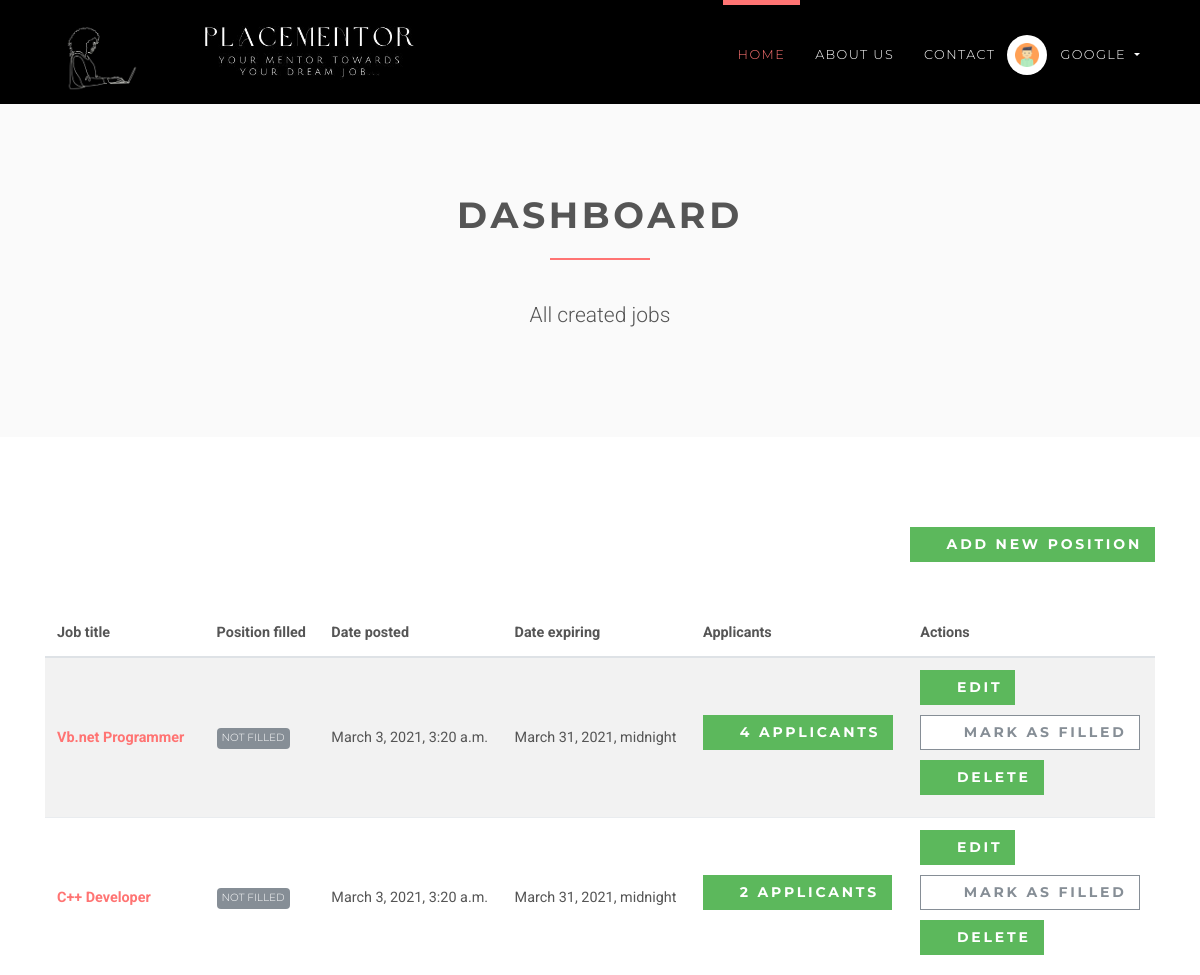
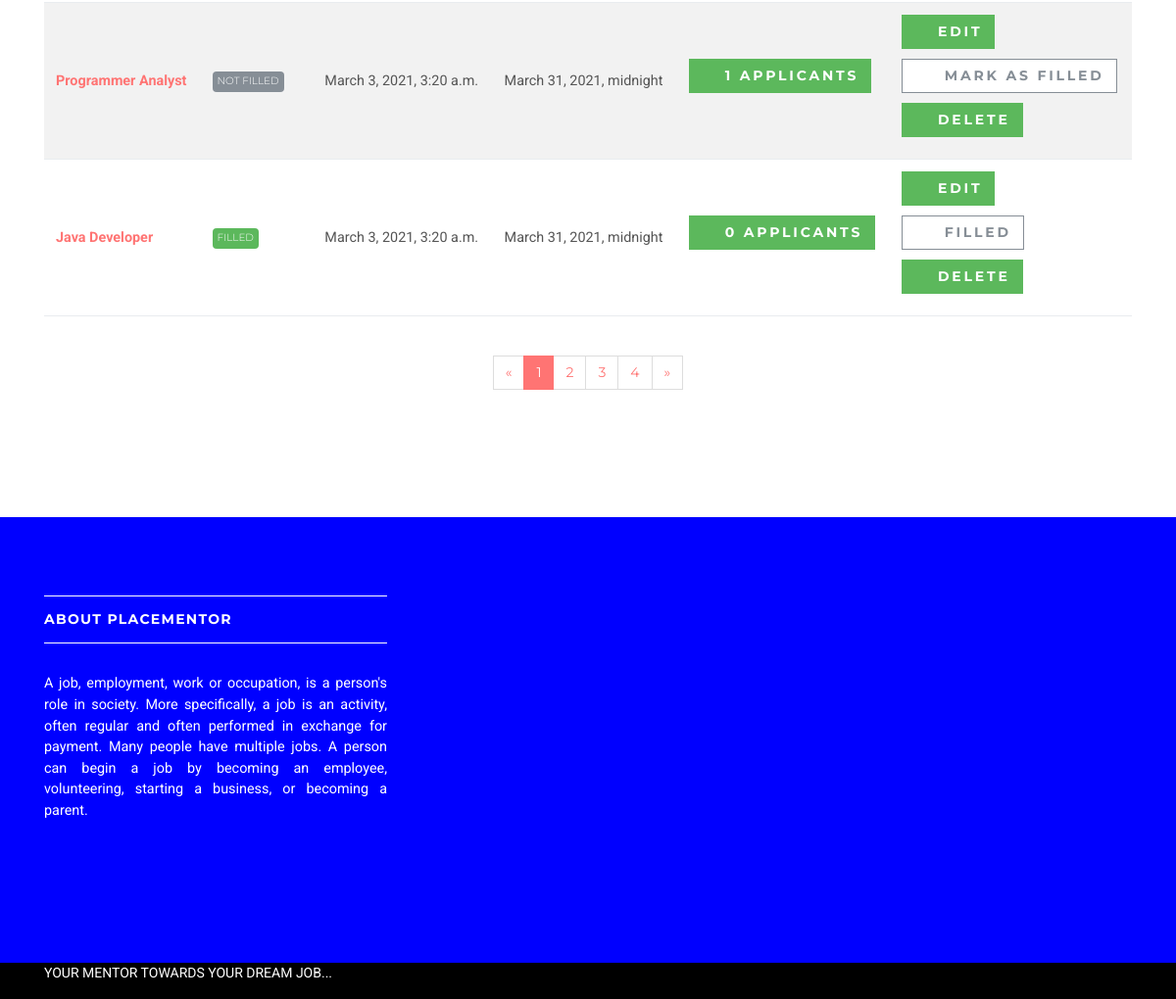
/employer/dashboard (signed in), run on the app's committed database (2 pictures, top to bottom).
### accounts/models.py (models this page shows, shortened)
class User(AbstractUser):
    username = None
    role = models.CharField(max_length=12, error_messages={
        'required': "Role must be provided"
    })
    gender = models.CharField(max_length=10, blank=True, null=True, default="")
    email = models.EmailField(unique=True, blank=False,
                              error_messages={
                                  'unique': "A user with that email already exists.",
                              })
    USERNAME_FIELD = "email"
    REQUIRED_FIELDS = []
    objects = UserManager()

### jobsapp/models.py (models this page shows, shortened)
class Job(models.Model):
    user = models.ForeignKey(User, on_delete=models.CASCADE)
    title = models.CharField(max_length=300)
    description = models.TextField()
    location = models.CharField(max_length=150)
    type = models.CharField(choices=JOB_TYPE, max_length=10)
    category = models.CharField(max_length=100)
    last_date = models.DateTimeField()
    company_name = models.CharField(max_length=100)
    company_description = models.CharField(max_length=300)
    website = models.CharField(max_length=100, default="")
    created_at = models.DateTimeField(default=timezone.now)
    filled = models.BooleanField(default=False)

### jobsapp/views/employer.py (the view)
# urls.py: path('', DashboardView.as_view(), name='employer-dashboard'),
class DashboardView(ListView):
    model = Job
    template_name = 'jobs/employer/dashboard.html'
    context_object_name = 'jobs'
    @method_decorator(login_required(login_url=reverse_lazy('accounts:login')))
    @method_decorator(user_is_employer)
    def dispatch(self, request, *args, **kwargs):
        return super().dispatch(self.request, *args, **kwargs)
    def get_queryset(self):
        return self.model.objects.filter(user_id=self.request.user.id)

### templates/jobs/employer/dashboard.html (shortened to what this page needs)
{% extends 'base.html' %}
{% load static %}
{% block content %}
    <section class="bg-light-gray">
        <div class="container">
            <div class="row">
                <div class="col-lg-8 mx-auto">
                    <h1 class="heading">dashboard</h1>
                    <p class="lead text-center">All created jobs</p>
                </div>
            </div>
        </div>
    </section>
    <section>
        <div class="container">
            <div class="row">
                <div class="col-lg-12 text-right mb-5"><a href="{% url 'jobs:employer-jobs-create' %}"
                                                          class="btn btn-success">
                    <i class="fa fa-plus"></i>Add new position</a></div>
                <div class="col-lg-12">
                    <div class="table-responsive">
                        <table class="table table-striped table-hover table-client-dashboard">
                            <thead>
                            <tr>
                                <th>Job title</th>
                                <th>Position filled</th>
                                <th>Date posted</th>
                                <th>Date expiring</th>
                                <th>Applicants</th>
                                <th>Actions</th>
                            </tr>
                            </thead>
                            <tbody>
                            {% for job in jobs %}
                                <tr>
                                    <th><a href="{% url 'jobs:jobs-detail' job.id %}">{{ job.title }}</a>
                                    </th>
                                    <td>
                                        {% if job.filled %}
                                            <span class="badge badge-success">Filled</span>
                                        {% else %}
                                            <span class="badge badge-secondary">Not Filled</span>
                                        {% endif %}
                                    </td>
                                    <td>{{ job.created_at }}</td>
                                    <td>{{ job.last_date }}</td>
                                    <td>
                                        <a href="{% url 'jobs:employer-dashboard-applicants' job.id %}"
                                           class="btn btn-success">
                                            <i class="fa fa-users"></i>{{ job.applicants.count }}
                                            <span class="hidden-xs hidden-sm">Applicants</span>
                                        </a>
                                    </td>
                                    <td>
                                        <a href="#" class="btn btn-success">
                                            <i class="fa fa-edit"></i>Edit
                                        </a>
                                        <br>
                                        {% if job.filled %}
                                            <a href="{% url 'jobs:job-mark-filled' job.id %}"
                                               class="btn btn-outline-white-secondary">
                                                <i class="fa fa-check-circle-o"></i>
                                                <span class="hidden-xs hidden-sm">Filled</span>
                                            </a><br>
                                        {% else %}
                                            <a href="{% url 'jobs:job-mark-filled' job.id %}"
                                               class="btn btn-outline-white-secondary">
                                                <i class="fa fa-check-circle-o"></i>
                                                <span class="hidden-xs hidden-sm">Mark as </span>filled
                                            </a><br>
                                        {% endif %}
                                        <a href="#" class="btn btn-success">
                                            <i class="fa fa-times-circle-o"></i>Delete
                                        </a>
                                    </td>
                                </tr>
                            {% endfor %}
                            </tbody>
                        </table>
                    </div>
                    <div class="pages">
                        <nav aria-label="Page navigation example" class="d-flex justify-content-center mt-4 mb-4">
                            <ul class="pagination">
                                <li class="page-item"><a href="#" aria-label="Previous" class="page-link"><span
                                        aria-hidden="true">«</span><span class="sr-only">Previous</span></a></li>
                                <li class="page-item active"><a href="#" class="page-link">1</a></li>
                                <li class="page-item"><a href="#" class="page-link">2</a></li>
                                <li class="page-item"><a href="#" class="page-link">3</a></li>
                                <li class="page-item"><a href="#" class="page-link">4</a></li>
                                <li class="page-item"><a href="#" aria-label="Next" class="page-link"><span
                                        aria-hidden="true">»</span><span class="sr-only">Next</span></a></li>
                            </ul>
                        </nav>
                    </div>
                </div>
            </div>
        </div>
    </section>
{% endblock %}

### templates/base.html (shortened to what this page needs)
{% load static %}
<!DOCTYPE html>
<html>
<head>
    <link rel="stylesheet"
          href="{% static 'vendor/bootstrap/css/bootstrap.min.css' %}">
    <link rel="stylesheet"
          href="{% static 'vendor/font-awesome/css/font-awesome.min.css' %}">
    <link rel="stylesheet"
          href="{% static 'vendor/owl.carousel/assets/owl.carousel.css' %}">
    <link rel="stylesheet"
          href="{% static 'vendor/owl.carousel/assets/owl.theme.default.css' %}">
    <link rel="stylesheet" href="{% static 'css/style.default.css' %}"
          id="theme-stylesheet">
    <link rel="stylesheet" href="{% static 'css/custom.css' %}">
</head>
<body>
<header class="header">
    <nav class="navbar navbar-expand-lg bg-dark">
        <div class="container">
            <a href="/" class="navbar-brand">
                <img src="{% static 'img/logo.png' %}" alt="logo" class="d-none d-lg-block logo_c">
                <img src="{% static 'img/name.png' %}" alt="logo" id="logo2_c" class="d-none d-lg-block logo_c">
            </a>
            <div id="navbarSupportedContent" class="collapse navbar-collapse">
                <ul class="navbar-nav ml-auto">
                    <li class="nav-item active">
                        <a href="/" class="nav-link">Home <span class="sr-only">(current)</span></a>
                    </li>
                    <li class="nav-item">
                        <a href="/about" class="nav-link">About Us</a>
                    </li>
                    <li class="nav-item">
                        <a href="/contact_us" class="nav-link">Contact</a>
                    </li>
                    {% if request.user.is_authenticated and request.user.role == 'employer' %}
                        <li class="nav-item dropdown">
                            <a id="clientZone" href="#" data-toggle="dropdown"
                               aria-haspopup="true" aria-expanded="false"
                               class="nav-link dropdown-toggle has-img mb-3 mb-lg-0 mt-3 mt-lg-0">
                                <div class="client-menu-image">
                                    <div class="inner">
                                        <img src="{% static 'img/avatar.png' %}"
                                             alt="company image"
                                             class="img-fluid">
                                    </div>
                                </div>
                                {% if request.user.role == 'employee' %}
                                    {{ request.user.first_name }} {{ request.user.last_name }}
                                {% else %}
                                    {{ request.user.first_name }}
                                {% endif %}
                            </a>
                        </li>
                    {% endif %}
                </ul>
            </div>
        </div>
    </nav>
</header>
<div>
    {% block content %} {% endblock %}
</div>
<footer class="footer">
    <div class="footer__block">
        <div class="container">
            <div class="row">
                <div class="col-lg-4 col-md-12 mb-5">
                    <h4 class="h5">About PlaceMentor</h4>
                    <p style="text-align: justify; text-justify: inter-word;"> A job, employment, work or occupation, is a person's role in society. More specifically, a job is an activity, often regular and often performed in exchange for payment. Many people have multiple jobs. A person can begin a job by becoming an employee, volunteering, starting a business, or becoming a parent. </p>
                </div>
            </div>
        </div>
    </div>
    <div class="footer__copyright">
        <div class="container">
            <div class="row">
                <div class="col-md-6 text-md-left text-center">
                    <p>YOUR MENTOR TOWARDS YOUR DREAM JOB...</p>
                </div>
            </div>
        </div>
    </div>
</footer>
</body>
</html>

### static/css/custom.css (style rules this page uses)
.logo_c { height: 80px; float: left; }
#logo2_c { margin-left: 10px; }

### data on the page
User: user.first_name "GOOGLE"
Job: title "Vb.net Programmer", filled "NOT FILLED", created_at "March 3, 2021, 3:20 a.m.", last_date "March 31, 2021, midnight", applicants.count "4"
Job: title "C++ Developer", filled "NOT FILLED", created_at "March 3, 2021, 3:20 a.m.", last_date "March 31, 2021, midnight", applicants.count "2"
Job: title "Programmer Analyst", filled "NOT FILLED", created_at "March 3, 2021, 3:20 a.m.", last_date "March 31, 2021, midnight", applicants.count "1"
Job: title "Java Developer", filled "FILLED", created_at "March 3, 2021, 3:20 a.m.", last_date "March 31, 2021, midnight", applicants.count "0"
